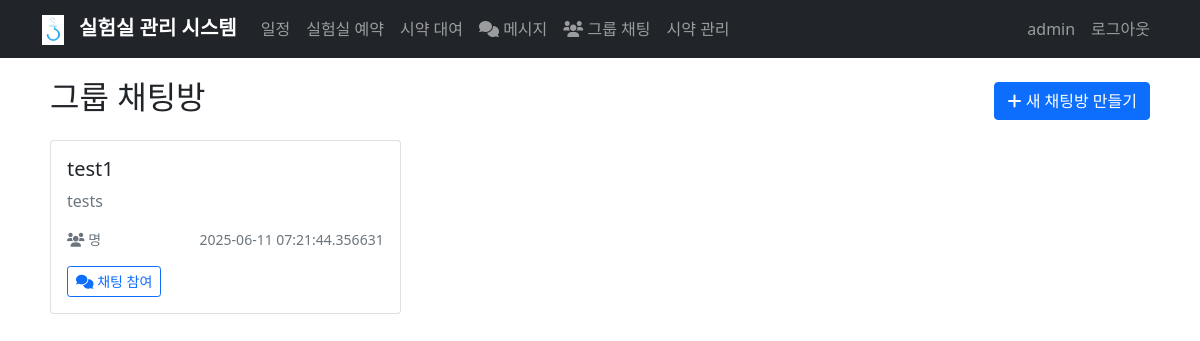
/chat_rooms (signed in), run on the app's committed database.
### app.py (models this page shows, shortened)
class User(UserMixin, db.Model):
    id = db.Column(db.Integer, primary_key=True)
    username = db.Column(db.String(80), unique=True, nullable=False)
    password_hash = db.Column(db.String(120), nullable=False)
    is_admin = db.Column(db.Boolean, default=False)
    schedules = db.relationship('Schedule', backref='user', lazy=True)
    reservations = db.relationship('LabReservation', backref='user', lazy=True)
    reagent_loans = db.relationship('ReagentLoan', backref='user', lazy=True)
    sent_messages = db.relationship('Message', foreign_keys='Message.sender_id', backref='sender', lazy=True)
    received_messages = db.relationship('Message', foreign_keys='Message.receiver_id', backref='receiver', lazy=True)
    created_rooms = db.relationship('ChatRoom', foreign_keys='ChatRoom.created_by', backref='creator', lazy=True)

class ChatRoom(db.Model):
    id = db.Column(db.Integer, primary_key=True)
    name = db.Column(db.String(100), nullable=False)
    description = db.Column(db.Text)
    created_by = db.Column(db.Integer, db.ForeignKey('user.id'), nullable=False)
    created_at = db.Column(db.DateTime, default=datetime.utcnow)
    members = db.relationship('ChatRoomMember', backref='room', lazy=True)
    messages = db.relationship('GroupMessage', backref='room', lazy=True)

### app.py (the view)
@app.route('/chat_rooms')
@login_required
def chat_rooms():
    user_rooms = ChatRoom.query.join(ChatRoomMember).filter(
        ChatRoomMember.user_id == current_user.id
    ).all()
    all_users = User.query.filter(User.id != current_user.id).all()
    return render_template('chat_rooms.html', rooms=user_rooms, users=all_users)

### app.py (called while the page is built)
@login_manager.user_loader
def load_user(user_id):
    return User.query.get(int(user_id))

### templates/chat_rooms.html (shortened to what this page needs)
{% extends "base.html" %}
{% block content %}
<div class="row">
    <div class="col-md-12">
        <div class="d-flex justify-content-between align-items-center mb-3">
            <h2>그룹 채팅방</h2>
            <a href="{{ url_for('create_chat_room') }}" class="btn btn-primary">
                <i class="fas fa-plus"></i> 새 채팅방 만들기
            </a>
        </div>
        {% if rooms %}
        <div class="row">
            {% for room in rooms %}
            <div class="col-md-6 col-lg-4 mb-3">
                <div class="card">
                    <div class="card-body">
                        <h5 class="card-title">{{ room.name }}</h5>
                        {% if room.description %}
                        <p class="card-text text-muted">{{ room.description }}</p>
                        {% endif %}
                        <div class="d-flex justify-content-between align-items-center">
                            <small class="text-muted">
                                <i class="fas fa-users"></i> {{ room.member_count }}명
                            </small>
                            <small class="text-muted">
                                {{ room.created_at }}
                            </small>
                        </div>
                        <div class="mt-3">
                            <a href="{{ url_for('group_chat', room_id=room.id) }}" class="btn btn-outline-primary btn-sm">
                                <i class="fas fa-comments"></i> 채팅 참여
                            </a>
                        </div>
                    </div>
                </div>
            </div>
            {% endfor %}
        </div>
        {% endif %}
    </div>
</div>
{% endblock %}

### templates/base.html (shortened to what this page needs)
<!DOCTYPE html>
<html lang="ko">
<head>
    <link href="https://cdn.jsdelivr.net/npm/bootstrap@5.1.3/dist/css/bootstrap.min.css" rel="stylesheet">
    <link href='https://cdn.jsdelivr.net/npm/fullcalendar@6.1.10/index.global.min.css' rel='stylesheet' />
    <link rel="stylesheet" href="https://cdnjs.cloudflare.com/ajax/libs/font-awesome/6.0.0/css/all.min.css">
</head>
<body>
    <nav class="navbar navbar-expand-lg navbar-dark bg-dark">
        <div class="container">
            <a class="navbar-brand" href="{{ url_for('index') }}">
                <img src="{{ url_for('static', filename='logo.png') }}" alt="로고">
                실험실 관리 시스템
            </a>
            <div class="collapse navbar-collapse" id="navbarNav">
                <ul class="navbar-nav me-auto">
                    {% if current_user.is_authenticated %}
                    <li class="nav-item">
                        <a class="nav-link" href="{{ url_for('calendar') }}">일정</a>
                    </li>
                    <li class="nav-item">
                        <a class="nav-link" href="{{ url_for('lab_reservation') }}">실험실 예약</a>
                    </li>
                    <li class="nav-item">
                        <a class="nav-link" href="{{ url_for('reagent_loan') }}">시약 대여</a>
                    </li>
                    <li class="nav-item">
                        <a class="nav-link position-relative" href="{{ url_for('messages') }}">
                            <i class="fas fa-comments"></i> 메시지
                        </a>
                    </li>
                    <li class="nav-item">
                        <a class="nav-link" href="{{ url_for('chat_rooms') }}">
                            <i class="fas fa-users"></i> 그룹 채팅
                        </a>
                    </li>
                    {% if current_user.is_admin %}
                    <li class="nav-item">
                        <a class="nav-link" href="{{ url_for('manage_reagents') }}">시약 관리</a>
                    </li>
                    {% endif %}
                    {% endif %}
                </ul>
                <ul class="navbar-nav">
                    {% if current_user.is_authenticated %}
                    <li class="nav-item">
                        <span class="nav-link">{{ current_user.username }}</span>
                    </li>
                    <li class="nav-item">
                        <a class="nav-link" href="{{ url_for('logout') }}">로그아웃</a>
                    </li>
                    {% endif %}
                </ul>
            </div>
        </div>
    </nav>
    <div class="container main-content">
        {% block content %}{% endblock %}
    </div>
</body>
</html>

### templates/base.html (style rules this page uses)
.navbar-brand { font-weight: bold; }
.main-content { padding: 20px; }
.navbar-brand img { height: 30px; margin-right: 10px; }

### data on the page
User: username "admin"
ChatRoom: name "test1", description "tests", created_at "2025-06-11 07:21:44.356631"
